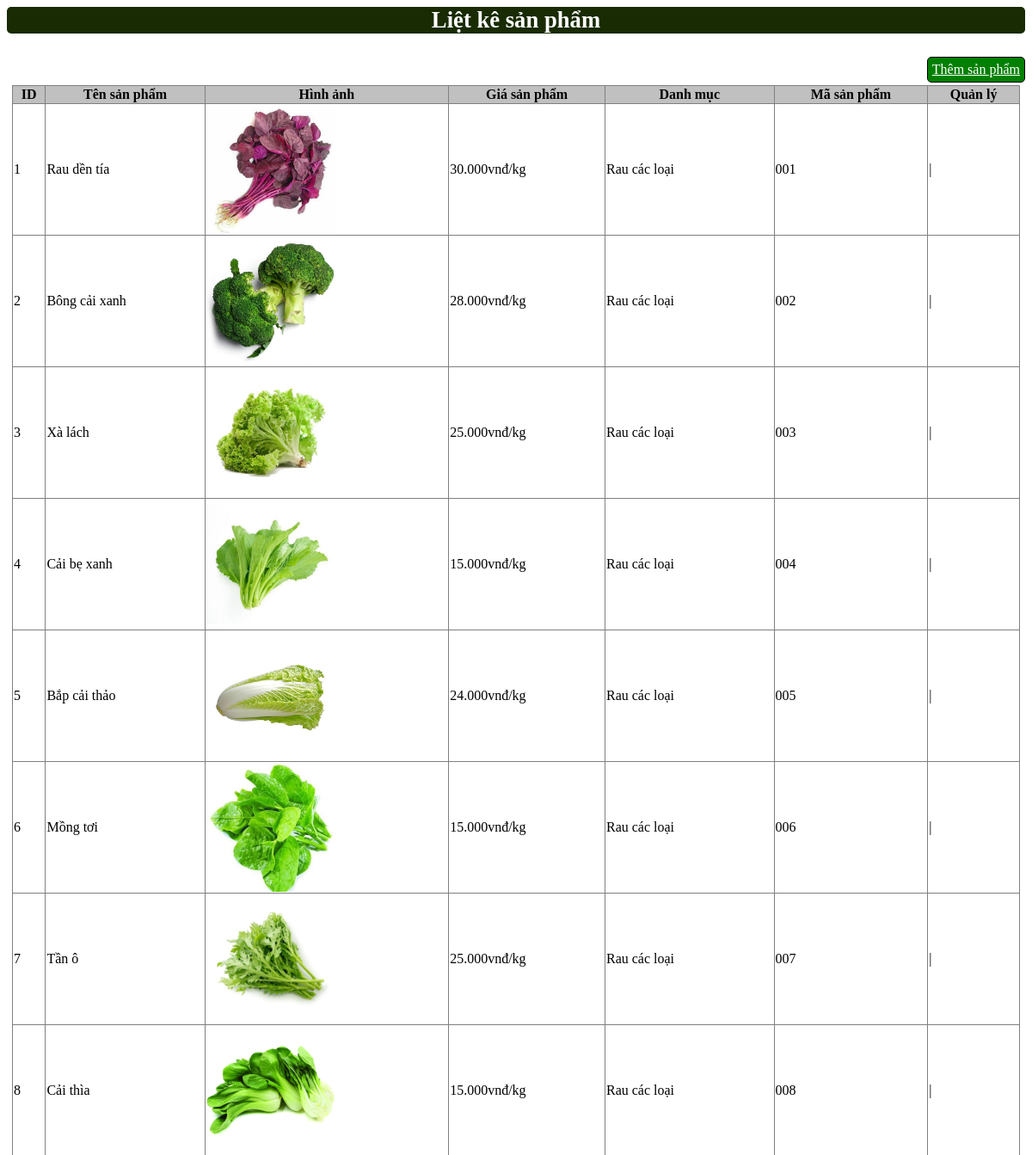
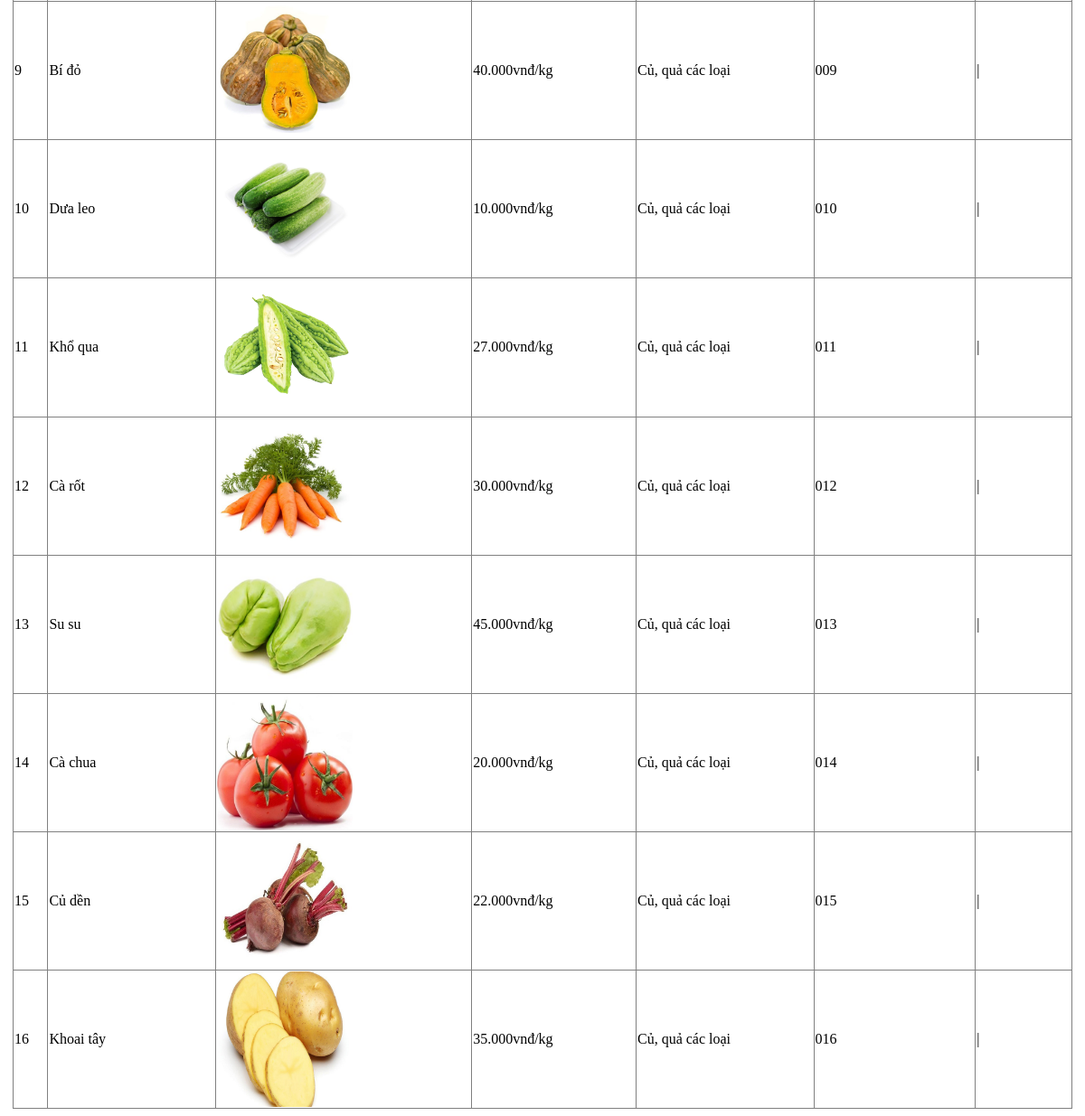
The page /web_mysqli/admincp/modules/quanlysp/lietke.php on the database its author committed (2 pictures, top to bottom).
### tables this page shows
CREATE TABLE `sanpham` (
  `Id_sanpham` int(4) NOT NULL,
  `tensanpham` varchar(250) NOT NULL,
  `masp` varchar(100) NOT NULL,
  `giasp` varchar(50) NOT NULL,
  `hinhanh` varchar(50) NOT NULL,
  `tomtat` text NOT NULL,
  `noidung` text NOT NULL,
  `Id_danhmuc` int(4) NOT NULL
);

CREATE TABLE `danhmuc` (
  `Id_danhmuc` int(4) NOT NULL,
  `tendanhmuc` varchar(30) NOT NULL
);

### web_mysqli/admincp/modules/quanlysp/lietke.php (the view, shortened to what this page needs)
<?php
$sql_lietke_sp = "SELECT * FROM sanpham,danhmuc WHERE sanpham.Id_danhmuc = danhmuc.Id_danhmuc ORDER BY Id_sanpham ASC ";
$query_lietke_sp =  mysqli_query($mysqli, $sql_lietke_sp);
?>
<div>
    <p class="tieude1">Liệt kê sản phẩm</p>
</div>
<a class="themdm" href="?action=quanlysp&query=them">Thêm sản phẩm</a>
<table style="width: 99%; border-collapse: collapse; margin: auto;" border="1" class="table table-striped">
    <tr>
        <th>ID</th>
        <th>Tên sản phẩm</th>
        <th>Hình ảnh</th>
        <th>Giá sản phẩm</th>
        <th>Danh mục</th>
        <th>Mã sản phẩm</th>
        <th>Quản lý</th>
    </tr>
    <?php
    $i = 0;
    while ($row = mysqli_fetch_array($query_lietke_sp)) {
        $i++;
    ?>
        <tr>
            <td><?php echo $i ?></td>
            <td><?php echo $row['tensanpham'] ?></td>
            <td><img src="modules/quanlysp/uploads/<?php echo $row['hinhanh'] ?>" style="width: 150px;"></td>
            <td><?php echo number_format($row['giasp'], 0, ',', '.') . 'vnđ/kg'?></td>
            <td><?php echo $row['tendanhmuc'] ?></td>
            <td><?php echo $row['masp'] ?></td>
            <td>
                |
            </td>
        </tr>
    <?php
    }
    ?>
</table>

### web_mysqli/admincp/modules/quanlysp/lietke.php (style rules this page uses)
table tr th { background-color: silver; }
.tieude1 { font-size: 20pt; background-color: #192b02; color: white; text-align: center; border-radius: 5px; font-weight: bold; }
.themdm { float: right; border: 1px solid #000; padding: 5px; border-radius: 5px; margin-bottom: 3px; background-color: green; color: white; font-weight: 500; }

### rows shown on the page
sanpham: tensanpham "Rau dền tía", hinhanh (picture), giasp "30.000", Id_danhmuc.tendanhmuc "Rau các loại", masp "001"
sanpham: tensanpham "Bông cải xanh", hinhanh (picture), giasp "28.000", Id_danhmuc.tendanhmuc "Rau các loại", masp "002"
sanpham: tensanpham "Xà lách", hinhanh (picture), giasp "25.000", Id_danhmuc.tendanhmuc "Rau các loại", masp "003"
sanpham: tensanpham "Cải bẹ xanh", hinhanh (picture), giasp "15.000", Id_danhmuc.tendanhmuc "Rau các loại", masp "004"
sanpham: tensanpham "Bắp cải thảo", hinhanh (picture), giasp "24.000", Id_danhmuc.tendanhmuc "Rau các loại", masp "005"
sanpham: tensanpham "Mồng tơi", hinhanh (picture), giasp "15.000", Id_danhmuc.tendanhmuc "Rau các loại", masp "006"
sanpham: tensanpham "Tần ô", hinhanh (picture), giasp "25.000", Id_danhmuc.tendanhmuc "Rau các loại", masp "007"
sanpham: tensanpham "Cải thìa", hinhanh (picture), giasp "15.000", Id_danhmuc.tendanhmuc "Rau các loại", masp "008"
sanpham: tensanpham "Bí đỏ", hinhanh (picture), giasp "40.000", Id_danhmuc.tendanhmuc "Củ, quả các loại", masp "009"
sanpham: tensanpham "Dưa leo", hinhanh (picture), giasp "10.000", Id_danhmuc.tendanhmuc "Củ, quả các loại", masp "010"
sanpham: tensanpham "Khổ qua", hinhanh (picture), giasp "27.000", Id_danhmuc.tendanhmuc "Củ, quả các loại", masp "011"
sanpham: tensanpham "Cà rốt", hinhanh (picture), giasp "30.000", Id_danhmuc.tendanhmuc "Củ, quả các loại", masp "012"
sanpham: tensanpham "Su su", hinhanh (picture), giasp "45.000", Id_danhmuc.tendanhmuc "Củ, quả các loại", masp "013"
sanpham: tensanpham "Cà chua", hinhanh (picture), giasp "20.000", Id_danhmuc.tendanhmuc "Củ, quả các loại", masp "014"
sanpham: tensanpham "Củ dền", hinhanh (picture), giasp "22.000", Id_danhmuc.tendanhmuc "Củ, quả các loại", masp "015"
sanpham: tensanpham "Khoai tây", hinhanh (picture), giasp "35.000", Id_danhmuc.tendanhmuc "Củ, quả các loại", masp "016"
